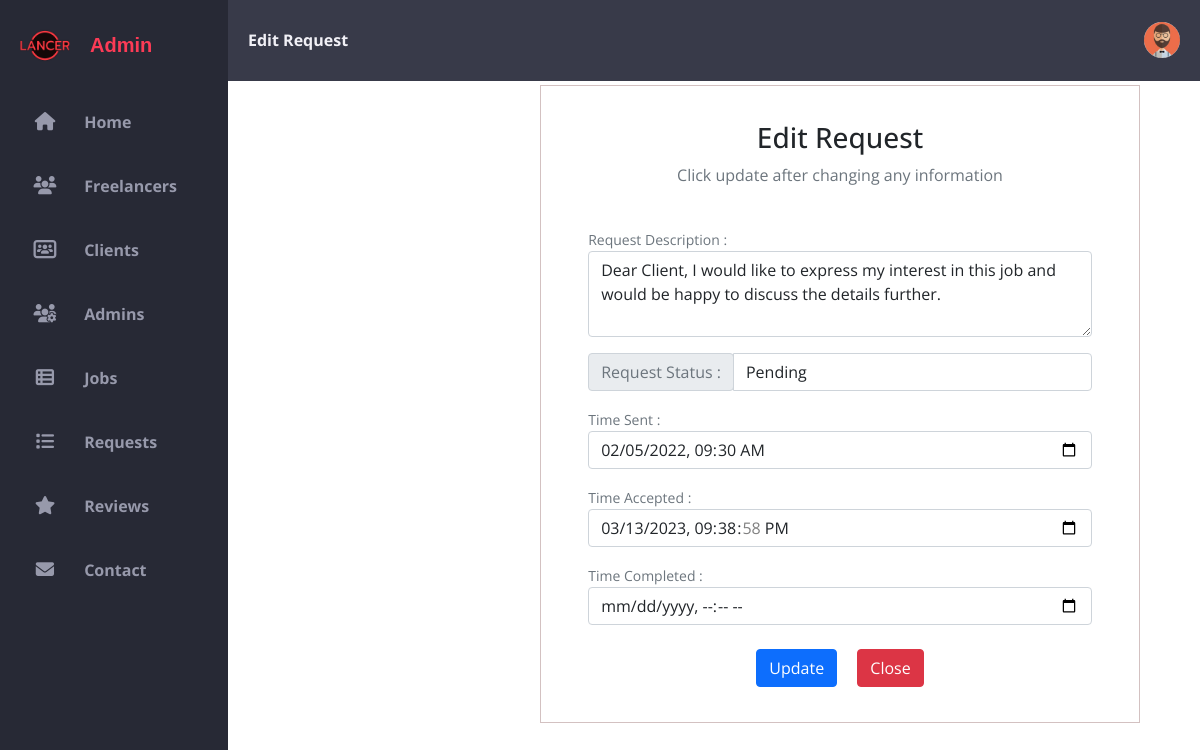
/admin/edit-request.php?idad=1, run on the app's committed database.
### tables this page shows
CREATE TABLE `suivi_job` (
  `id_request` int(11) NOT NULL,
  `id_job` int(11) NOT NULL,
  `id_client` int(11) NOT NULL,
  `id_freelancer` int(11) NOT NULL,
  `message_job` varchar(255) NOT NULL,
  `status` enum('pending','accepted','rejected','completed') NOT NULL DEFAULT 'pending',
  `time_sent` timestamp NOT NULL DEFAULT current_timestamp(),
  `time_accepted` datetime NOT NULL,
  `time_completed` datetime NOT NULL
);

### admin/edit-request.php (the view, shortened to what this page needs)
<?php
    @include '../login/config.php';
    $id = $_GET['idad'];
    $id_admin = $_SESSION['admin_id'];
    $sql="SELECT * FROM admin WHERE id_admin = '$id_admin'  ";
    $req = mysqli_query($conn , $sql) ;
    $num_ligne = mysqli_fetch_assoc($req);
?>
<!DOCTYPE html>
<html lang="en">
  <head>
    <link rel="stylesheet" href="CSS/style.css" />
    <link rel="stylesheet" href="https://cdnjs.cloudflare.com/ajax/libs/font-awesome/6.1.2/css/all.min.css">
    <link href="https://cdn.jsdelivr.net/npm/bootstrap@5.1.3/dist/css/bootstrap.min.css" rel="stylesheet">
</head>
<body>
    <div class="grid-container">
        <section>
            <nav>
                <a href="requests.php" class="name_page">Edit Request</a>
                <div class="profile">
                    <?php
                            if($num_ligne['statut']==0)  {
                                echo '<img class="profile-pic" src="photoadmin/default.jpg">' ;
                            }
                            else{
                                $ex=$num_ligne['exentation'];
                                $namf=$id_admin.'.'.$ex;
                                echo ' <img class="profile-pic" src="photoadmin/'.$namf.'">';
                            }
                    ?>
                </div>
            </nav>
        </section>
        <aside id="sidebar">
            <div class="sidebar-title">
                <div class="sidebar-brand">
                    <img src="img/logo.png" class="logo-title">
                    <span class="material-icons-outlined">Admin</span>
                </div>
            </div>
            <ul class="sidebar-list">
                <li>
                    <a href="home.php">
                        <i class="fa-solid fa-house"></i>
                        <span class="material-icons-outlined">Home</span>
                    </a>
                </li>
                <li>
                    <a href="freelancers.php">
                        <i class="fas fa-users"></i>
                        <span class="material-icons-outlined">Freelancers</span>
                    </a>
                </li>
                <li>
                    <a href="clients.php">
                        <i class="fas fa-light fa-users-rectangle"></i>
                        <span class="material-icons-outlined">Clients</span>
                    </a>
                </li>
                <li>
                    <a href="admins.php">
                        <i class="fa-solid fa-users-gear"></i>
                        <span class="material-icons-outlined">Admins</span>
                    </a>
                </li>
                <li>
                    <a href="jobs.php">
                        <i class="fa-solid fa-table-list"></i>
                        <span class="material-icons-outlined">Jobs</span>
                    </a>
                </li>
                <li>
                    <a href="requests.php">
                        <i class="fa-solid fa-list"></i>
                        <span class="material-icons-outlined">Requests</span>
                    </a>
                </li>
                <li>
                    <a href="reviews.php">
                        <i class="fa-solid fa-star"></i>
                        <span class="material-icons-outlined">Reviews</span>
                    </a>
                </li>
                <li>
                    <a href="contact-us.php">
                        <i class="fas fa-envelope"></i>
                        <span class="material-icons-outlined">Contact</span>
                    </a>
                </li>
            </ul>
        </aside>
        <div class="container" style="border: 1px solid rgb(211, 193, 193); padding: 2.2rem; margin: 85px 280px; max-width: 600px;">
            <div class="text-center mb-4 fs-6">
                <h3>Edit Request</h3>
                <p class="text-muted">Click update after changing any information</p>
            </div>
            <?php
                $sql = "SELECT * from suivi_job where id_request = $id LIMIT 1";
                $result = mysqli_query($conn, $sql);
                $row = mysqli_fetch_assoc($result);
            ?>
            <div class="container d-flex justify-content-center">
                <form method="post" style="width: 50vw;">
                    <div class="form-group mt-3">
                        <small class="text-muted mt-2">Request Description :</small>
                        <textarea class="form-control" rows="3" placeholder="Enter request description..." name="message_job"><?php  echo $row['message_job'] ?></textarea>
                    </div>
                    <div class="input-group mt-3">
                        <div class="input-group-prepend">
                            <small class="text-muted input-group-text">Request Status :</small>
                        </div>
                        <select class="form-control" name="status">
                            <option value="pending" <?php if($row['status'] == 'pending') echo 'selected'; ?>>Pending</option>
                        </select>
                    </div>
                    <div class="form-group mt-3">
                        <small class="text-muted">Time Sent :</small>
                        <input type="datetime-local" class="form-control" name="time_sent" value="<?php echo date('Y-m-d\TH:i:s', strtotime($row['time_sent'])) ?>">
                    </div>
                    <div class="form-group mt-3">
                        <small class="text-muted">Time Accepted :</small>
                        <input type="datetime-local" class="form-control" name="time_accepted" value="<?php echo date('Y-m-d\TH:i:s', strtotime($row['time_accepted'])) ?>">
                    </div>
                    <div class="form-group mt-3">
                        <small class="text-muted">Time Completed :</small>
                        <input type="datetime-local" class="form-control" name="time_completed" value="<?php echo date('Y-m-d\TH:i:s', strtotime($row['time_completed'])) ?>">
                    </div>
                    <div class="text-center mt-4">
                        <button type="submit" class="btn btn-primary mx-2" name="submit">Update</button>
                        <button type="button" class="btn btn-danger mx-2" onclick="window.location.href='requests.php'">Close</button>
                    </div>
                </form>
            </div>
        </div>
    </div>
</body>
</html>

### admin/CSS/style.css (style rules this page uses)
* { font-family: 'Open Sans', sans-serif; margin: 0; padding: 0; box-sizing: border-box; }
:root { --grey: #F1F0F6; --dark-grey: #8D8D8D; --light: #fff; --dark: #000; --green: #81D43A; --light-green: #E3FFCB; --blue: #1775F1; --light-blue: #D0E4FF; --dark-blue: #0C5FCD; --red: #FC3B56; --primary-color: #272935; }
body { margin: 0; padding: 0; box-sizing: border-box; background-color: white; color: #666666; font-family: "Montserrat", sans-serif; overflow-x: hidden; }
a { text-decoration: none; }
li { list-style: none; }
section { padding: 4.7rem; margin: 1px -60px; max-width: 1200px; }
.grid-container { width: 100%; display: grid; grid-template-columns: 260px 1fr 1fr 1fr; grid-template-rows: 0.2fr 3fr; grid-template-areas: "sidebar header header header" "sidebar main main main"; height: 100vh; }
nav { background: #383a49; height: 10%; width: 81%; padding: 0 20px; display: flex; align-items: center; grid-gap: 28px; position: fixed; top: 0; right: 0; z-index: 999; justify-content: space-between; }
nav .name_page { text-decoration: none; font-weight: bolder; margin-right: 100px; color: var(--grey); }
nav .profile { position: relative; margin-left: auto; }
nav .profile img { width: 36px; height: 36px; border-radius: 50%; object-fit: cover; cursor: pointer; }
#sidebar { grid-area: sidebar; height: 100%; width: 19%; background-color: #272935; color: #9799ab; overflow-y: auto; transition: all 0.5s; -webkit-transition: all 0.5s; position: fixed; }
.sidebar-title { display: flex; justify-content: space-between; align-items: center; padding: 20px; margin-bottom: 25px; }
.sidebar-brand img { height: 50px; margin-right: 10px; }
.sidebar-brand span { margin-left: 10px; font-weight: bold; font-family: 'Franklin Gothic Medium', 'Arial Narrow', Arial, sans-serif; color: var(--red); font-size: 20px; }
.sidebar-brand { display: flex; align-items: center; font-size: 20px; font-weight: 700; }
.sidebar-list { padding: 0; margin-top: -25px; list-style-type: none; }
.sidebar-list li { padding: 20px 20px 20px 20px; }
.sidebar-list li a { text-decoration: none; color: #9799ab; display: block; }
.sidebar-list li a i { position: relative; width: 50px; font-size: 18.3px; text-align: center; }
.sidebar-list li a span { color: #9799ab; position: relative; margin-left: 10px; font-weight: bold; }

### data on the page
suivi_job: message_job "Dear Client, I would like to express my interest in this job and would be happy to discuss the details further.", status "Pending", time_sent "02/05/2022 09:30", time_accepted "03/13/2023 21:38:58"
